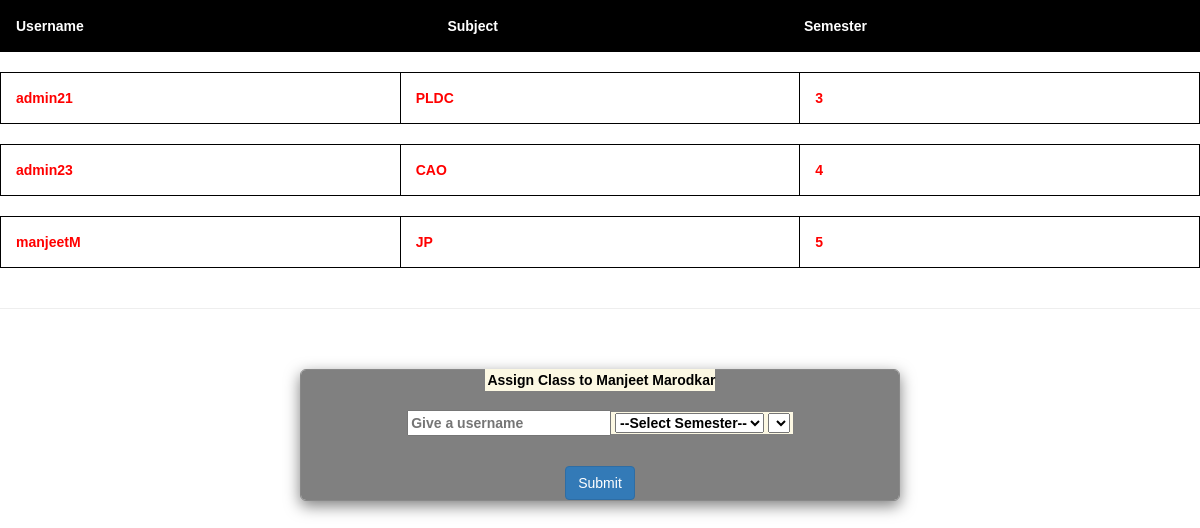
The app's page /srms/taskteacher.php?name=Manjeet Marodkar with its own data.
### tables this page shows
CREATE TABLE `teachers` (
  `username` varchar(50) NOT NULL,
  `password` varchar(20) NOT NULL,
  `name` varchar(50) NOT NULL,
  `sem` int(10) DEFAULT NULL,
  `subject` varchar(50) NOT NULL,
  `position` varchar(255) NOT NULL
);

### srms/taskteacher.php (the view, shortened to what this page needs)
<!DOCTYPE html>
<html lang="en" dir="ltr">
  <head>
    <link rel="stylesheet" type="text/css" href="css/bootstrap.min.css">
    <link rel="stylesheet" type="text/css" href="css/main.css">
    <link rel="stylesheet" href="https://maxcdn.bootstrapcdn.com/bootstrap/3.3.7/css/bootstrap.min.css">
  </head>
  <body>
    <center>
            <table id="t01">
              <tr>
              <th> <b>Username
               <th> <b>Subject
                <th><b>Semester
              </tr>
            </table>
            <br>
            <b>
    <?php
        include 'connection.php';
        $tname = $_GET['name'];
        $sql_select = "SELECT * FROM teachers WHERE name = '$tname'";
        $res_select = mysqli_query($conn,$sql_select);
        while($row_select = mysqli_fetch_array($res_select)){
          $username = $row_select['username'];
          $subject = $row_select['subject'];
          $sem = $row_select['sem'];
          echo "
            <table >
              <tr>
                 <td style='color:red;' >".$username."</td>
                 <td style='color:red;'>".$subject."</td>
                 <td style='color:red;'>".$sem."</td>
              </tr>
            </table>
            <br>
          ";
        }
    ?>
  </table></center>
  <hr>
    <form method="post" class="modal-content">
      <?php $tname = $_GET['name'];
          echo "<center><mark><b>Assign Class to $tname</b><br /><br>";
       ?>
       <input type="text" name="username" placeholder="Give a username"/>
      <select id="car" onchange="changeSubject()" name="sem">
        <option value="">--Select Semester--</option>
      </select>
      <select id = "carmodel" name="sub"></select></center>
      <center><input type="submit" id="singlebutton" name="submit" value="Submit" class="btn btn-primary" style="margin-top:5%;"/></center>
    </form>
  </body>
</html>

### srms/taskteacher.php (style rules this page uses)
table { width:100%; }
table, th, td { border: 1px solid black; border-collapse: collapse; }
th, td { padding: 15px; text-align: left; }
table#t01 tr:nth-child(odd) { background-color: #fff; }
table#t01 th { background-color: black; color: white; }
td { width:100px; }
body { font-family: Arial, Helvetica, sans-serif; }
.modal-content { background-color: grey; margin: 5% auto 15% auto; border: 1px solid #888; width: 50%; }

### records on screen
teachers: username "admin21", subject "PLDC", sem "3"
teachers: username "admin23", subject "CAO", sem "4"
teachers: username "manjeetM", subject "JP", sem "5"

### other values on screen
$tname "Manjeet Marodkar"
